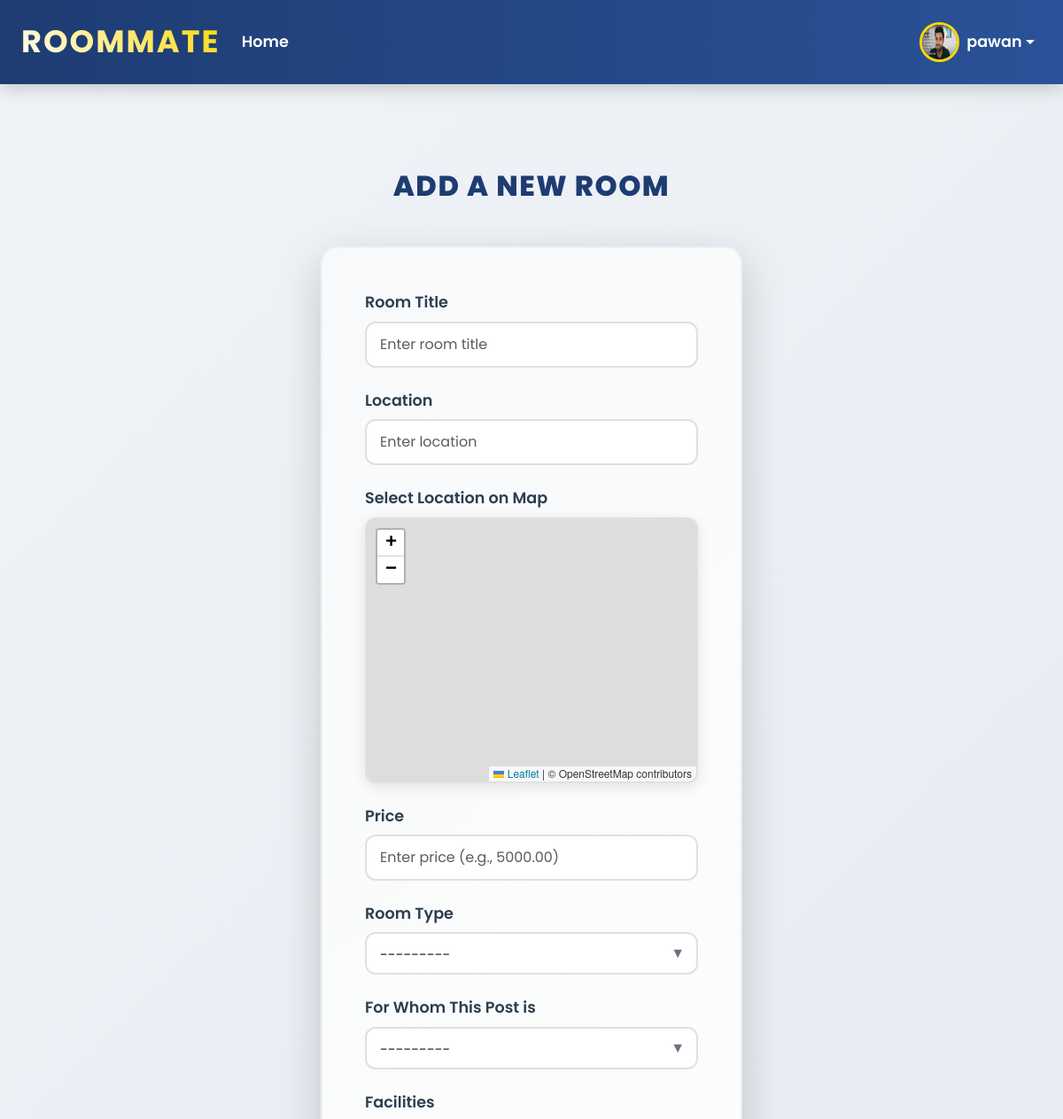
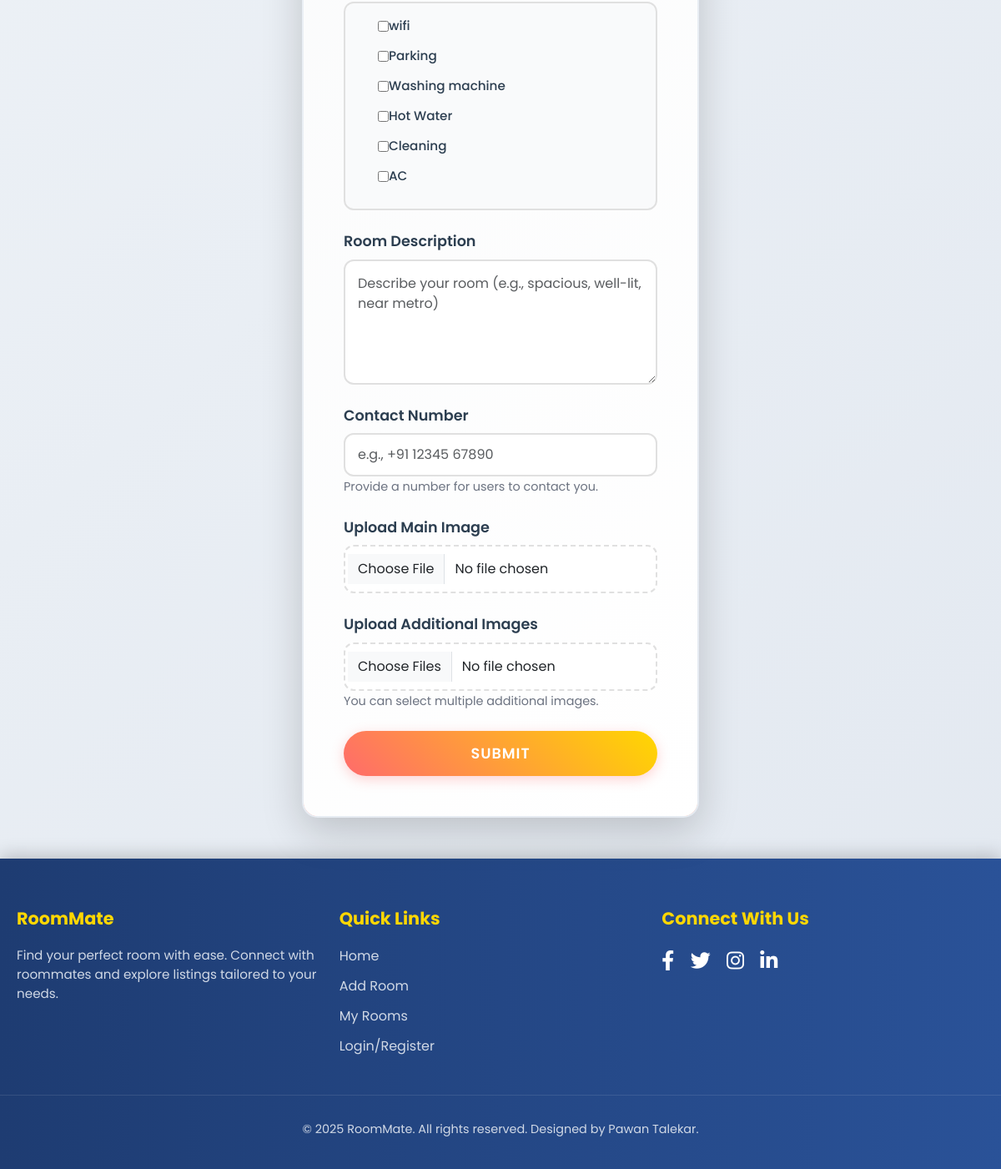
The app's page /rooms/add/ (signed in) with its own data (2 pictures, top to bottom).
### listings/models.py (models this page shows, shortened)
class Profile(models.Model):
    ROLE_CHOICES = [
        ('room_searcher', 'Room Searcher'),
        ('room_owner', 'Room Owner'),
        ('broker', 'Broker'),
    ]
    user = models.OneToOneField(User, on_delete=models.CASCADE)
    phone = models.CharField(
        max_length=15,
        blank=True,
        null=True,
        validators=[
            RegexValidator(
                regex=r'^\+?1?\d{9,15}$',
                message="Enter a valid phone number (e.g., +911234567890).",
            )
        ],
    )
    address = models.TextField(blank=True, null=True)
    profile_picture = models.ImageField(
        upload_to='profile_pics/',
        blank=True,
        null=True,
        default='profile_pics/default_profile.jpg'
    )
    role = models.CharField(
        max_length=20,
        choices=ROLE_CHOICES,
        default='room_searcher',  # Default role
        help_text="Select your role in the RoomMate platform."
    )

class Facility(models.Model):
    name = models.CharField(max_length=100, unique=True)
    def __str__(self):
        return self.name
    class Meta:
        verbose_name_plural = "Facilities"  # Correct plural form in admin

### listings/views.py (the view)
# urls.py: path('rooms/add/', add_room_view, name='add_room'),
@login_required
def add_room_view(request):
    if request.method == "POST":
        form = RoomForm(request.POST, request.FILES)
        if form.is_valid():
            room = form.save(user=request.user)  # Pass user to custom save method
            return redirect('room_detail', room_id=room.id)
        else:
            print(form.errors)  # Debug form errors in console
    else:
        form = RoomForm()
    return render(request, 'listings/add_room.html', {'form': form})

### listings/forms.py (shortened to what this page needs)
class RoomForm(forms.ModelForm):
    facilities = forms.ModelMultipleChoiceField(
        queryset=Facility.objects.all(),
        widget=forms.CheckboxSelectMultiple(attrs={'class': 'facility-checkbox'}),
        required=False
    )
    additional_images = MultipleFileField(
        required=False,
        label='Additional Images'
    )
    latitude = forms.FloatField(widget=forms.HiddenInput(), required=False)
    longitude = forms.FloatField(widget=forms.HiddenInput(), required=False)
    class Meta:
        model = RoomListing
        fields = [
            'title', 'description', 'price', 'location', 'latitude', 'longitude',
            'room_type', 'for_whom', 'facilities', 'main_image', 'contact_number'
        ]
        widgets = {
            'main_image': forms.ClearableFileInput(),
        }

### listings/templates/listings/add_room.html (shortened to what this page needs)
{% extends 'listings/base.html' %}
{% load static %}
{% block content %}
<div class="container py-5">
    <h2 class="text-center mb-5" style="font-weight: 800; color: #1e3c72; letter-spacing: 1.5px; text-transform: uppercase; font-family: 'Poppins', sans-serif;">Add a New Room</h2>
    <div class="card mx-auto shadow-lg" style="max-width: 750px; border-radius: 20px; background: #ffffff; border: 3px solid transparent; background-clip: padding-box; box-shadow: 0 10px 30px rgba(0, 0, 0, 0.1); position: relative; overflow: hidden;">
        <div class="card-body p-5" style="background: linear-gradient(135deg, #f8f9fa 0%, #ffffff 100%);">
            <form method="POST" enctype="multipart/form-data">
                <div class="mb-4 form-group">
                    <label for="id_title" class="form-label">Room Title</label>
                    <input type="text" name="title" id="id_title" class="form-control {% if form.title.errors %}is-invalid{% endif %}"
                           value="{{ form.title.value|default:'' }}" placeholder="Enter room title">
                </div>
                <div class="mb-4 form-group">
                    <label for="id_location" class="form-label">Location</label>
                    <input type="text" name="location" id="id_location" class="form-control {% if form.location.errors %}is-invalid{% endif %}"
                           value="{{ form.location.value|default:'' }}" placeholder="Enter location">
                </div>
                <div class="mb-4 form-group">
                    <label class="form-label">Select Location on Map</label>
                    <div id="map" style="height: 300px; width: 100%; border-radius: 12px; border: 2px solid #e0e0e0; box-shadow: 0 4px 15px rgba(0, 0, 0, 0.1);"></div>
                </div>
                <div class="mb-4 form-group">
                    <label for="id_price" class="form-label">Price</label>
                    <input type="number" step="0.01" name="price" id="id_price" class="form-control {% if form.price.errors %}is-invalid{% endif %}"
                           value="{{ form.price.value|default:'' }}" placeholder="Enter price (e.g., 5000.00)">
                </div>
                <div class="mb-4 form-group">
                    <label for="id_room_type" class="form-label">Room Type</label>
                    <div class="select-wrapper">
                        <select name="room_type" id="id_room_type" class="form-select {% if form.room_type.errors %}is-invalid{% endif %}">
                            {% for value, label in form.room_type.field.choices %}
                                <option value="{{ value }}" {% if form.room_type.value == value %}selected{% endif %}>{{ label }}</option>
                            {% endfor %}
                        </select>
                    </div>
                </div>
                <div class="mb-4 form-group">
                    <label for="id_for_whom" class="form-label">For Whom This Post is</label>
                    <div class="select-wrapper">
                        <select name="for_whom" id="id_for_whom" class="form-select {% if form.for_whom.errors %}is-invalid{% endif %}">
                            {% for value, label in form.for_whom.field.choices %}
                                <option value="{{ value }}" {% if form.for_whom.value == value %}selected{% endif %}>{{ label }}</option>
                            {% endfor %}
                        </select>
                    </div>
                </div>
                <div class="mb-4 form-group">
                    <label class="form-label">Facilities</label>
                    <div class="facilities-container">
                        {% for checkbox in form.facilities %}
                            <div class="form-check">
                                {{ checkbox.tag }}
                                <label class="form-check-label" for="{{ checkbox.id_for_label }}">{{ checkbox.choice_label }}</label>
                            </div>
                        {% endfor %}
                    </div>
                </div>
                <div class="mb-4 form-group">
                    <label for="id_description" class="form-label">Room Description</label>
                    <textarea name="description" id="id_description" class="form-control {% if form.description.errors %}is-invalid{% endif %}"
                              placeholder="Describe your room (e.g., spacious, well-lit, near metro)">{{ form.description.value|default:'' }}</textarea>
                </div>
                <div class="mb-4 form-group">
                    <label for="id_contact_number" class="form-label">Contact Number</label>
                    <input type="text" name="contact_number" id="id_contact_number" class="form-control {% if form.contact_number.errors %}is-invalid{% endif %}"
                           value="{{ form.contact_number.value|default:'' }}" placeholder="e.g., +91 12345 67890">
                    <small class="text-muted">Provide a number for users to contact you.</small>
                </div>
                <div class="mb-4 form-group">
                    <label for="id_main_image" class="form-label">Upload Main Image</label>
                    <div class="file-upload-wrapper">
                        <input type="file" name="main_image" id="id_main_image" class="form-control {% if form.main_image.errors %}is-invalid{% endif %}">
                    </div>
                </div>
                <div class="mb-4 form-group">
                    <label for="id_additional_images" class="form-label">Upload Additional Images</label>
                    <div class="file-upload-wrapper">
                        <input type="file" name="additional_images" id="id_additional_images" class="form-control {% if form.additional_images.errors %}is-invalid{% endif %}" multiple>
                    </div>
                    <small class="text-muted">You can select multiple additional images.</small>
                </div>
                <button type="submit" class="btn btn-primary w-100">Submit</button>
            </form>
        </div>
    </div>
</div>
<link rel="stylesheet" href="https://unpkg.com/leaflet/dist/leaflet.css" />
{% endblock %}

### listings/templates/listings/base.html (shortened to what this page needs)
{% load static %}
<!DOCTYPE html>
<html lang="en">
<head>
    <link href="https://cdn.jsdelivr.net/npm/bootstrap@5.3.0/dist/css/bootstrap.min.css" rel="stylesheet">
    <link rel="stylesheet" href="https://cdnjs.cloudflare.com/ajax/libs/font-awesome/6.0.0/css/all.min.css">
    <link rel="stylesheet" href="https://unpkg.com/leaflet@1.9.4/dist/leaflet.css"/>
</head>
<body>
    <nav class="navbar navbar-expand-lg navbar-light px-4">
        <a class="navbar-brand fw-bold" href="{% url 'home' %}">RoomMate</a>
        <div class="collapse navbar-collapse" id="navbarNav">
            <ul class="navbar-nav me-auto">
                <li class="nav-item">
                    <a class="nav-link {% if request.path == '/home/' %}active{% endif %}" href="{% url 'home' %}">Home</a>
                </li>
            </ul>
            <ul class="navbar-nav ms-auto">
                {% if request.user.is_authenticated %}
                    <li class="nav-item dropdown profile-dropdown">
                        <a class="nav-link dropdown-toggle d-flex align-items-center" href="#" id="profileDropdown" role="button" data-bs-toggle="dropdown">
                            <img src="{% if request.user.profile.profile_picture %}{{ request.user.profile.profile_picture.url }}{% else %}{% static 'listings/images/default.jpg' %}{% endif %}" alt="Profile" class="rounded-circle">
                            <span class="ms-2 text-white">{{ request.user.username }}</span>
                        </a>
                    </li>
                {% else %}
                    <li class="nav-item">
                        <a class="btn btn-primary" href="{% url 'login_register' %}">Login / Register</a>
                    </li>
                {% endif %}
            </ul>
        </div>
    </nav>
    <div class="container mt-5">
        {% block content %}{% endblock %}
    </div>
    <footer>
        <div class="footer-content">
            <div class="footer-section">
                <h5>RoomMate</h5>
                <p style="color: #d1d9e6; font-size: 0.95rem;">Find your perfect room with ease. Connect with roommates and explore listings tailored to your needs.</p>
            </div>
            <div class="footer-section">
                <h5>Quick Links</h5>
                <ul>
                    <li><a href="{% url 'home' %}">Home</a></li>
                    <li><a href="{% url 'add_room' %}">Add Room</a></li>
                    <li><a href="{% url 'my_rooms' %}">My Rooms</a></li>
                    <li><a href="{% url 'login_register' %}">Login/Register</a></li>
                </ul>
            </div>
            <div class="footer-section">
                <h5>Connect With Us</h5>
                <div class="social-links">
                    <a href="https://facebook.com" target="_blank"><i class="fab fa-facebook-f"></i></a>
                    <a href="https://twitter.com" target="_blank"><i class="fab fa-twitter"></i></a>
                    <a href="https://www.instagram.com/pawan_patil_09_?igsh=MWJ3NmZpNzdjamVlNw==" target="_blank"><i class="fab fa-instagram"></i></a>
                    <a href="https://www.linkedin.com/in/pawan-talekar-697324229/" target="_blank"><i class="fab fa-linkedin-in"></i></a>
                </div>
            </div>
        </div>
        <div class="footer-bottom">
            <p>© 2025 RoomMate. All rights reserved. Designed by Pawan Talekar.</p>
        </div>
    </footer>
</body>
</html>

### listings/templates/listings/base.html (style rules this page uses)
body { font-family: 'Poppins', sans-serif; background: linear-gradient(135deg, #eef2f7 0%, #d1d9e6 100%); color: #2c3e50; margin: 0; min-height: 100vh; display: flex; flex-direction: column; overflow-x: hidden; }
.container { flex: 1; padding: 0 20px; max-width: 1400px; }
.navbar { background: linear-gradient(90deg, #1e3c72 0%, #2a5298 100%); box-shadow: 0 4px 20px rgba(0, 0, 0, 0.2); padding: 15px 30px; position: sticky; top: 0; z-index: 1030; transition: all 0.3s ease; }
.navbar-brand { color: #fff !important; font-weight: 800; font-size: 2.2rem; letter-spacing: 2px; text-transform: uppercase; background: linear-gradient(45deg, #fff, #ffd700); -webkit-background-clip: text; -webkit-text-fill-color: transparent; transition: transform 0.3s ease; }
.navbar-nav .nav-link { color: #fff !important; font-weight: 600; font-size: 1.1rem; padding: 10px 20px; border-radius: 30px; transition: all 0.3s ease; }
.profile-dropdown img { border-radius: 50%; width: 45px; height: 45px; border: 3px solid #ffd700; transition: all 0.3s ease; }
.btn-primary { background: linear-gradient(45deg, #ff6b6b, #ffd700); border: none; font-weight: 600; padding: 12px 25px; border-radius: 30px; transition: all 0.3s ease; box-shadow: 0 4px 15px rgba(255, 107, 107, 0.3); }
.card { border: none; border-radius: 15px; background: #fff; box-shadow: 0 6px 20px rgba(0, 0, 0, 0.1); transition: all 0.3s ease; overflow: hidden; }
.card-body { padding: 25px; }
footer { background: linear-gradient(90deg, #1e3c72 0%, #2a5298 100%); color: #fff; padding: 60px 0 20px; margin-top: auto; box-shadow: 0 -4px 20px rgba(0, 0, 0, 0.2); }
.footer-content { max-width: 1200px; margin: 0 auto; display: flex; flex-wrap: wrap; justify-content: space-between; padding: 0 20px; }
.footer-section { flex: 1; min-width: 200px; margin-bottom: 30px; }
.footer-section h5 { font-weight: 700; font-size: 1.3rem; margin-bottom: 20px; color: #ffd700; }
.footer-section ul { list-style: none; padding: 0; }
.footer-section ul li { margin-bottom: 12px; }
.footer-section ul li a { color: #d1d9e6; text-decoration: none; font-weight: 400; transition: all 0.3s ease; }
.footer-section .social-links a { color: #fff; font-size: 1.5rem; margin-right: 15px; transition: all 0.3s ease; }
.footer-bottom { text-align: center; padding-top: 30px; font-size: 0.9rem; color: #d1d9e6; border-top: 1px solid rgba(255, 255, 255, 0.1); }

### records on screen
Facility: choice_label "wifi"
Facility: choice_label "Parking"
Facility: choice_label "Washing machine"
Facility: choice_label "Hot Water"
Facility: choice_label "Cleaning"
Facility: choice_label "AC"

### other values on screen
{{ request.user.username }} "pawan"
form field room_type "---------"
form field for_whom "---------"
